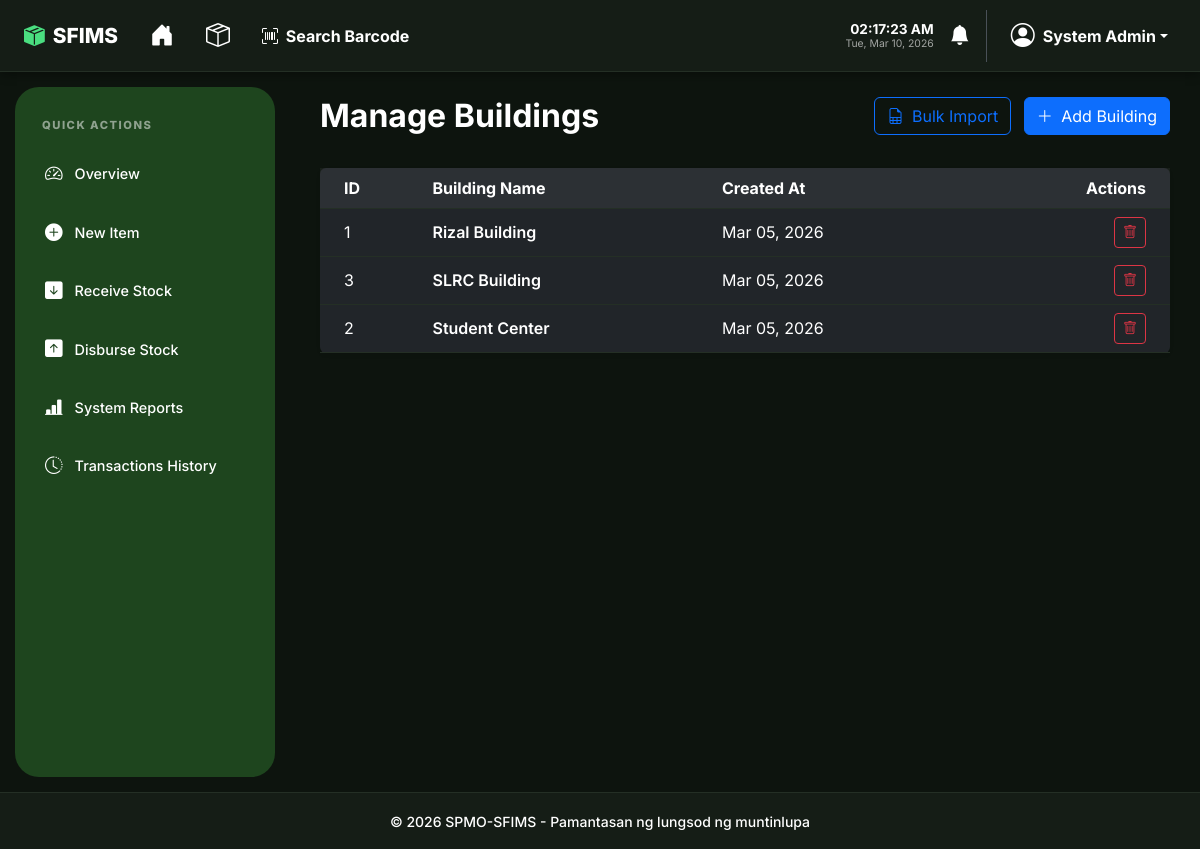
Page /admin/buildings.php (signed in) on the committed database.
### tables this page shows
CREATE TABLE IF NOT EXISTS buildings (
    id INT AUTO_INCREMENT PRIMARY KEY,
    name VARCHAR(100) NOT NULL UNIQUE,
    created_at TIMESTAMP DEFAULT CURRENT_TIMESTAMP
);

### config/app.php (called while the page is built, shortened)
<?php
function h($string)
{
    return htmlspecialchars($string, ENT_QUOTES, 'UTF-8');
}

### admin/buildings.php (the view, shortened to what this page needs)
<?php
require_once '../config/app.php';
$db = Database::getInstance();
$buildings = $db->query("SELECT * FROM buildings ORDER BY name ASC")->fetchAll();
require_once '../partials/header.php';
?>
<div class="row mb-4">
    <div class="col-md-6">
        <h2 class="fw-bold">Manage Buildings</h2>
    </div>
    <div class="col-md-6 text-end">
        <?php if ($_SESSION['role'] === 'Admin'): ?>
            <a href="import_master.php?type=buildings" class="btn btn-outline-primary me-2">
                <i class="bi bi-file-earmark-spreadsheet me-1"></i> Bulk Import
            </a>
            <button type="button" class="btn btn-primary" data-bs-toggle="modal" data-bs-target="#addBuildingModal">
                <i class="bi bi-plus-lg me-1"></i> Add Building
            </button>
        <?php endif; ?>
    </div>
</div>
<div class="card shadow-sm border-0">
    <div class="card-body p-0">
        <div class="table-responsive">
            <table class="table table-hover align-middle mb-0">
                <thead class="bg-light">
                    <tr>
                        <th class="ps-4">ID</th>
                        <th>Building Name</th>
                        <th>Created At</th>
                        <?php if ($_SESSION['role'] === 'Admin'): ?>
                            <th class="text-end pe-4">Actions</th>
                        <?php endif; ?>
                    </tr>
                </thead>
                <tbody>
                    <?php if ($buildings): ?>
                        <?php foreach ($buildings as $b): ?>
                            <tr>
                                <td class="ps-4"><?php echo $b['id']; ?></td>
                                <td class="fw-semibold"><?php echo h($b['name']); ?></td>
                                <td><?php echo date('M d, Y', strtotime($b['created_at'])); ?></td>
                                <?php if ($_SESSION['role'] === 'Admin'): ?>
                                    <td class="text-end pe-4">
                                        <form method="POST" action="" class="d-inline">
                                            <button type="submit" class="btn btn-sm btn-outline-danger" onclick="return confirm('Are you sure you want to delete this building?')">
                                                <i class="bi bi-trash"></i>
                                            </button>
                                        </form>
                                    </td>
                                <?php endif; ?>
                            </tr>
                        <?php endforeach; ?>
                    <?php else: ?>
                        <tr>
                            <td colspan="4" class="text-center py-4 text-muted">No buildings found.</td>
                        </tr>
                    <?php endif; ?>
                </tbody>
            </table>
        </div>
    </div>
</div>
<?php require_once '../partials/footer.php'; ?>

### partials/header.php (style rules this page uses)
*, *::before, *::after { transition: background-color 0.3s ease, border-color 0.3s ease, color 0.3s ease, box-shadow 0.3s ease; }
:root { --sfims-bg: #f3f7f4; --sfims-card-bg: #ffffff; --sfims-text: #1e3a1a; --sfims-border: #dce3dc; --sfims-green: #1e451e; --sfims-accent: #2d5a27; --sfims-input-bg: #ffffff; --header-dark: #ffffff; --sidebar-width: 260px; --nav-shadow: rgba(0, 0, 0, 0.05); --sidebar-text: rgba(255, 255, 255, 0.85); --dropdown-header-text: #6c757d; }
[data-theme="dark"] { --sfims-bg: #0d140e; --sfims-card-bg: #151d16; --sfims-text: #ffffff; --sfims-border: #242f25; --sfims-green: #1e451e; --sfims-input-bg: #2a332b; --header-dark: #151d16; --nav-shadow: rgba(0, 0, 0, 0.4); --sfims-accent: #ffffff; --sidebar-text: #ffffff; --dropdown-header-text: #cbd5e1; }
body { background-color: var(--sfims-bg) !important; color: var(--sfims-text) !important; font-family: 'Inter', sans-serif; min-height: 100vh; margin: 0; display: flex; flex-direction: column; overflow-x: hidden; }
[data-theme="dark"] .bg-light { background-color: rgba(255, 255, 255, 0.05) !important; color: var(--sfims-text) !important; }
[data-theme="dark"] .text-dark, [data-theme="dark"] .text-black, [data-theme="dark"] h1, [data-theme="dark"] h2, [data-theme="dark"] h3, [data-theme="dark"] h4, [data-theme="dark"] h5, [data-theme="dark"] h6, [data-theme="dark"] .card-title, [data-theme="dark"] .modal-title, [data-theme="dark"] .nav-tabs .nav-link { color: #ffffff !important; }
[data-theme="dark"] ::placeholder { color: #64748b !important; opacity: 1 !important; }
[data-theme="dark"] .table { --bs-table-bg: transparent; --bs-table-color: var(--sfims-text); --bs-table-border-color: var(--sfims-border); color: var(--sfims-text); }
.btn-group, td.text-end, td:last-child { white-space: nowrap; }

### rows in the picture
buildings: id "1", name "Rizal Building", created_at "Mar 05, 2026"
buildings: id "3", name "SLRC Building", created_at "Mar 05, 2026"
buildings: id "2", name "Student Center", created_at "Mar 05, 2026"

### other values in the picture
$_SESSION['full_name'] "System Admin"
